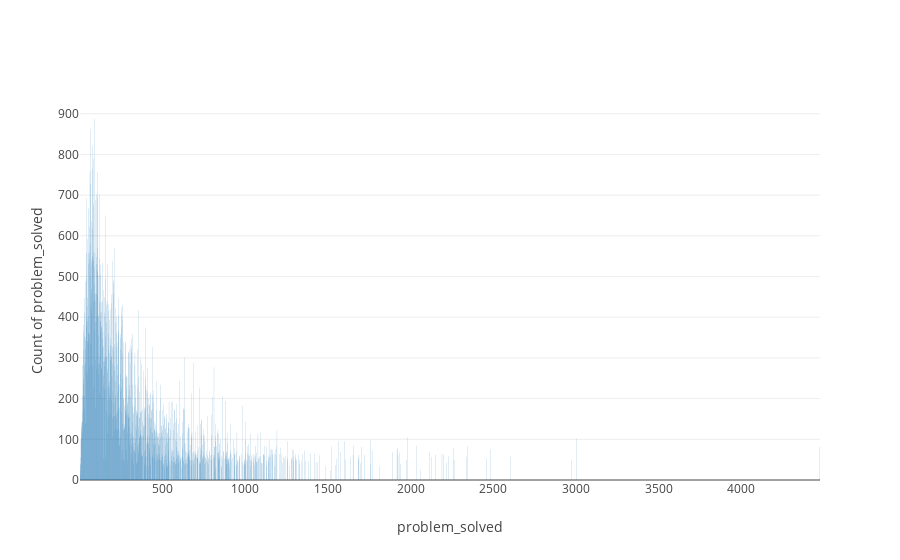

Notebook code cell kept with this figure:
### Code cell
temp = dataset['problem_solved'].value_counts().sort_values(ascending=False)

trace = go.Bar(
    x = temp.index,
    y = (temp)
)
data = [trace]
layout = go.Layout(
    title = "",
    xaxis=dict(
        title='problem_solved'
    ),
    yaxis=dict(
        title='Count of problem_solved'
        )
)

fig = go.Figure(data=data, layout=layout)
py.iplot(fig)

### Figure 1 — Plotly figure (JSON) as saved in the notebook; plotly's stock layout.template omitted (floating-point values rounded to 4 significant figures; data arrays with more than 128 entries replaced by an {"elided": "..."} marker saying what was removed)
{"data": [{"type": "bar", "uid": "66fb9de4-2884-4f8f-b85e-5d8ae3b5bd16", "x": {"elided": "902 int values"}, "y": {"elided": "902 int values"}}], "layout": {"title": {"text": ""}, "xaxis": {"title": {"text": "problem_solved"}}, "yaxis": {"title": {"text": "Count of problem_solved"}}}}
